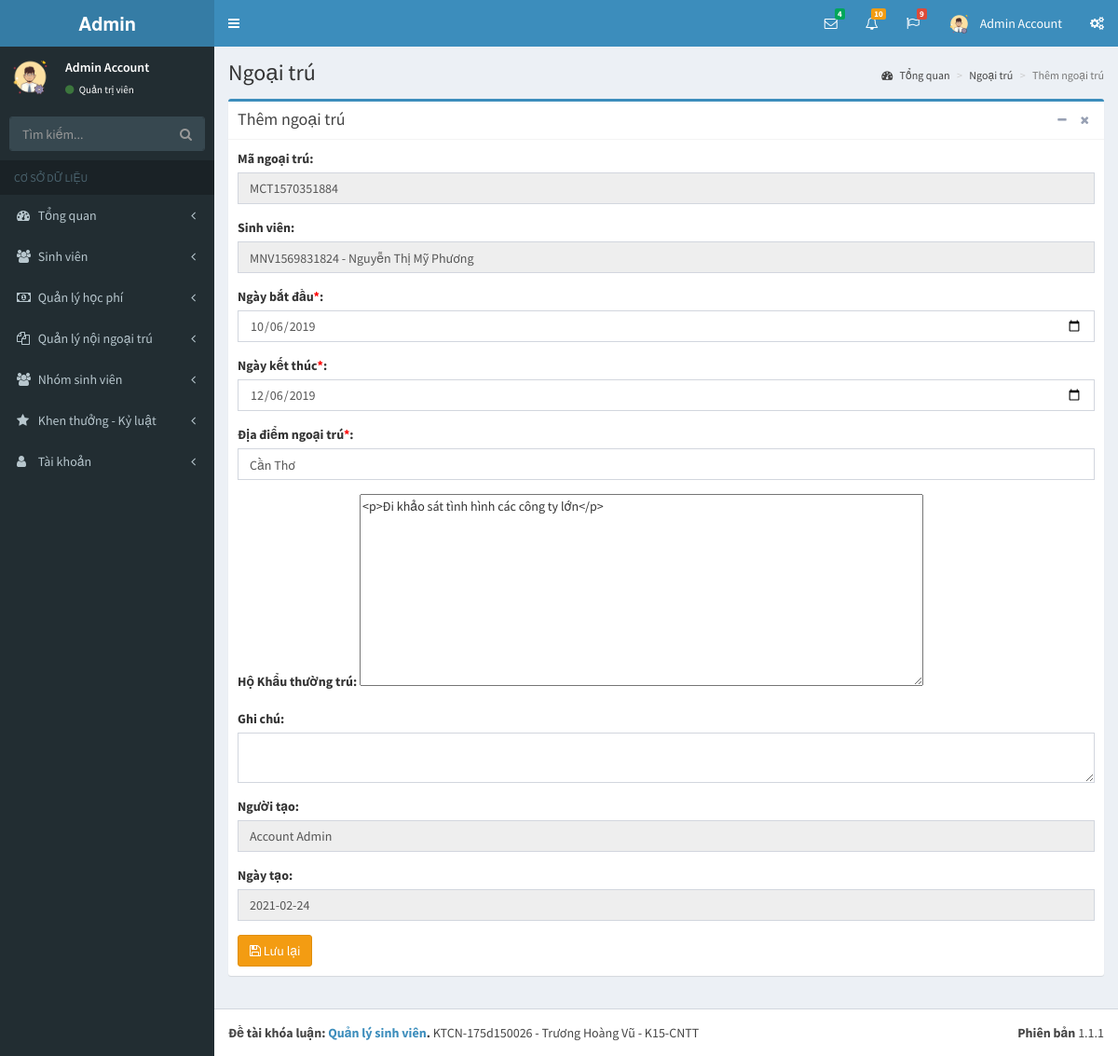
The app's page /pages/sua-ngoai-tru.php?id=1 (signed in) with its own data.
### tables this page shows
CREATE TABLE `tai_khoan` (
  `id` int(11) NOT NULL,
  `ho` varchar(50) NOT NULL,
  `ten` varchar(50) NOT NULL,
  `hinh_anh` varchar(50) NOT NULL,
  `email` varchar(50) NOT NULL,
  `mat_khau` varchar(50) NOT NULL,
  `so_dt` varchar(50) NOT NULL,
  `quyen` tinyint(1) NOT NULL,
  `trang_thai` tinyint(1) NOT NULL,
  `truy_cap` int(11) NOT NULL,
  `ngay_tao` datetime NOT NULL,
  `ngay_sua` datetime NOT NULL
);

CREATE TABLE `cong_tac` (
  `id` int(11) NOT NULL,
  `ma_cong_tac` varchar(255) NOT NULL,
  `nhanvien_id` int(11) NOT NULL,
  `ngay_bat_dau` date NOT NULL,
  `ngay_ket_thuc` date NOT NULL,
  `dia_diem` varchar(255) NOT NULL,
  `muc_dich` varchar(500) NOT NULL,
  `ghi_chu` varchar(500) NOT NULL,
  `nguoi_tao` varchar(255) NOT NULL,
  `ngay_tao` datetime NOT NULL,
  `nguoi_sua` varchar(255) NOT NULL,
  `ngay_sua` datetime NOT NULL
);

CREATE TABLE `nhanvien` (
  `id` int(11) NOT NULL,
  `ma_nv` varchar(50) NOT NULL,
  `hinh_anh` varchar(255) NOT NULL,
  `ten_nv` varchar(255) NOT NULL,
  `biet_danh` varchar(255) NOT NULL,
  `gioi_tinh` tinyint(1) NOT NULL,
  `ngay_sinh` date NOT NULL,
  `noi_sinh` varchar(255) NOT NULL,
  `hon_nhan_id` int(11) NOT NULL,
  `so_cmnd` varchar(50) NOT NULL,
  `noi_cap_cmnd` varchar(255) NOT NULL,
  `ngay_cap_cmnd` date NOT NULL,
  `nguyen_quan` varchar(255) NOT NULL,
  `quoc_tich_id` int(11) NOT NULL,
  `ton_giao_id` int(11) NOT NULL,
  `dan_toc_id` int(11) NOT NULL,
  `ho_khau` varchar(255) NOT NULL,
  `tam_tru` varchar(255) NOT NULL,
  `loai_nv_id` int(11) NOT NULL,
  `trinh_do_id` int(11) NOT NULL,
  `chuyen_mon_id` int(11) NOT NULL,
  `bang_cap_id` int(11) NOT NULL,
  `phong_ban_id` int(11) NOT NULL,
  `chuc_vu_id` int(11) NOT NULL,
  `trang_thai` tinyint(1) NOT NULL,
  `nguoi_tao_id` int(11) NOT NULL,
  `ngay_tao` datetime NOT NULL,
  `nguoi_sua_id` int(11) NOT NULL,
  `ngay_sua` datetime NOT NULL
);

### pages/sua-ngoai-tru.php (the view, shortened to what this page needs)
<?php
if(isset($_SESSION['username']) && isset($_SESSION['level']))
{
  include('../layouts/header.php');
  include('../layouts/topbar.php');
  include('../layouts/sidebar.php');
  if(isset($_GET['id']))
  {
    $id = $_GET['id'];
    $act = "SELECT ma_cong_tac, nv.id as idNhanVien, ma_nv, ten_nv, ngay_bat_dau, ngay_ket_thuc, dia_diem, muc_dich, ghi_chu FROM cong_tac ct, nhanvien nv WHERE ct.nhanvien_id = nv.id AND ct.id = $id";
    $resultAct = mysqli_query($conn, $act);
    $rowAct = mysqli_fetch_array($resultAct);
  }
?>
  <div class="content-wrapper">
    <section class="content-header">
      <h1>
        Ngoại trú
      </h1>
      <ol class="breadcrumb">
        <li><a href="index.php?p=index&a=statistic"><i class="fa fa-dashboard"></i> Tổng quan</a></li>
        <li><a href="ngoai-tru.php?p=collaborate&a=add-collaborate">Ngoại trú</a></li>
        <li class="active">Thêm ngoại trú</li>
      </ol>
    </section>
    <section class="content">
      <div class="row">
        <div class="col-xs-12">
          <div class="box box-primary">
            <div class="box-header with-border">
              <h3 class="box-title">Thêm ngoại trú</h3>
              <div class="box-tools pull-right">
                <button type="button" class="btn btn-box-tool" data-widget="collapse"><i class="fa fa-minus"></i></button>
                <button type="button" class="btn btn-box-tool" data-widget="remove"><i class="fa fa-remove"></i></button>
              </div>
            </div>
            <div class="box-body">
              <form action="" method="POST">
                <div class="row">
                  <div class="col-md-12">
                    <div class="form-group">
                      <label for="exampleInputEmail1">Mã ngoại trú: </label>
                      <input type="text" class="form-control" id="exampleInputEmail1" name="maCongTac" value="<?php echo $rowAct['ma_cong_tac']; ?>" readonly>
                    </div>
                    <div class="form-group">
                      <label for="exampleInputEmail1">Sinh viên: </label>
                      <input type="text" class="form-control" id="exampleInputEmail1" name="maNhanVien" value="<?php echo $rowAct['ma_nv']; ?> - <?php echo $rowAct['ten_nv']; ?>" readonly>
                    </div>
                    <div class="form-group">
                      <label for="exampleInputEmail1">Ngày bắt đầu<span style="color: red;">*</span>: </label>
                      <input type="date" class="form-control" id="exampleInputEmail1" name="ngayBatDau" value="<?php echo date_format(date_create($rowAct['ngay_bat_dau']), 'Y-m-d'); ?>">
                    </div>
                    <div class="form-group">
                      <label for="exampleInputEmail1">Ngày kết thúc<span style="color: red;">*</span>: </label>
                      <input type="date" class="form-control" id="exampleInputEmail1" name="ngayKetThuc" value="<?php echo date_format(date_create($rowAct['ngay_ket_thuc']), 'Y-m-d'); ?>">
                    </div>
                    <div class="form-group">
                      <label for="exampleInputEmail1">Địa điểm ngoại trú<span style="color: red;">*</span>: </label>
                      <input type="text" class="form-control" id="exampleInputEmail1" name="diaDiem" placeholder="Vui lòng nhập địa điểm" value="<?php echo $rowAct['dia_diem']; ?>">
                    </div>
                    <div class="form-group">
                      <label for="exampleInputEmail1">Hộ Khẩu thường trú: </label>
                      <textarea id="editor1" rows="10" cols="80" name="mucDich"><?php echo $rowAct['muc_dich']; ?>
                      </textarea>
                    </div>
                    <div class="form-group">
                      <label for="exampleInputEmail1">Ghi chú: </label>
                      <textarea id="editor" class="form-control" name="ghiChu"></textarea><?php echo $rowAct['ghi_chu']; ?>
                    </div>
                    <div class="form-group">
                      <label for="exampleInputEmail1">Người tạo: </label>
                      <input type="text" class="form-control" id="exampleInputEmail1" value="<?php echo $row_acc['ho']; ?> <?php echo $row_acc['ten']; ?>" name="nguoiTao" readonly>
                    </div>
                    <div class="form-group">
                      <label for="exampleInputEmail1">Ngày tạo: </label>
                      <input type="text" class="form-control" value="<?php echo date('Y-m-d'); ?>" name="ngayTao" readonly>
                    </div>
                    <?php
                      if($_SESSION['level'] == 1)
                        echo "<button type='submit' class='btn btn-warning' name='save'><i class='fa fa-save'></i> Lưu lại</button>";
                    ?>
                  </div>
                </div>
              </form>
            </div>
          </div>
        </div>
      </div>
    </section>
  </div>
<?php
  include('../layouts/footer.php');
}
else
{
  header('Location: dang-nhap.php');
}
?>

### layouts/topbar.php (shortened to what this page needs)
<body class="hold-transition skin-blue sidebar-mini">
<div class="wrapper">
  <header class="main-header">
    <a href="index.php?p=index&a=statistic" class="logo">
      <span class="logo-lg"><b>Admin</b></span>
    </a>
    <nav class="navbar navbar-static-top">
      <a href="#" class="sidebar-toggle" data-toggle="push-menu" role="button">
      </a>
      <div class="navbar-custom-menu">
        <ul class="nav navbar-nav">
          <li class="dropdown messages-menu">
            <a href="#" class="dropdown-toggle" data-toggle="dropdown">
              <i class="fa fa-envelope-o"></i>
              <span class="label label-success">4</span>
            </a>
          </li>
          <li class="dropdown notifications-menu">
            <a href="#" class="dropdown-toggle" data-toggle="dropdown">
              <i class="fa fa-bell-o"></i>
              <span class="label label-warning">10</span>
            </a>
          </li>
          <li class="dropdown tasks-menu">
            <a href="#" class="dropdown-toggle" data-toggle="dropdown">
              <i class="fa fa-flag-o"></i>
              <span class="label label-danger">9</span>
            </a>
          </li>
          <li class="dropdown user user-menu">
            <a href="#" class="dropdown-toggle" data-toggle="dropdown">
              <img src="../uploads/images/<?php echo $row_acc['hinh_anh']; ?>" class="user-image" alt="User Image">
              <span class="hidden-xs"><?php echo $row_acc['ten']; ?> <?php echo $row_acc['ho']; ?></span>
            </a>
          </li>
          <li>
            <a href="#" data-toggle="control-sidebar"><i class="fa fa-gears"></i></a>
          </li>
        </ul>
      </div>
    </nav>
  </header>

### layouts/sidebar.php (shortened to what this page needs)
<aside class="main-sidebar">
  <section class="sidebar">
    <div class="user-panel">
      <div class="pull-left image">
        <img src="../uploads/images/<?php echo $row_acc['hinh_anh']; ?>" class="img-circle" alt="User Image">
      </div>
      <div class="pull-left info">
        <p>
          <?php echo $row_acc['ten']; ?> <?php echo $row_acc['ho']; ?>
        </p>
        <a href="#"><i class="fa fa-circle text-success"></i>
          <?php
            if($row_acc['quyen'] == 1)
            {
              echo "Quản trị viên";
            }
            else
            {
              echo "Sinh viên";
            }
          ?>
        </a>
      </div>
    </div>
    <form action="#" method="get" class="sidebar-form">
      <div class="input-group">
        <input type="text" name="q" class="form-control" placeholder="Tìm kiếm...">
        <span class="input-group-btn">
              <button type="submit" name="search" id="search-btn" class="btn btn-flat"><i class="fa fa-search"></i>
              </button>
            </span>
      </div>
    </form>
    <ul class="sidebar-menu" data-widget="tree">
      <li class="header">CƠ SỞ DỮ LIỆU</li>
      <li class="<?php if($p == 'index') echo 'active'; ?> treeview">
        <a href="#">
          <i class="fa fa-dashboard"></i> <span>Tổng quan</span>
          <span class="pull-right-container">
            <i class="fa fa-angle-left pull-right"></i>
          </span>
        </a>
      </li>
      <li class="<?php if($p == 'staff') echo 'active'; ?> treeview">
        <a href="#">
          <i class="fa fa-users"></i>
          <span>Sinh viên</span>
          <span class="pull-right-container">
            <i class="fa fa-angle-left pull-right"></i>
          </span>
        </a>
      </li>
      <li class="<?php if($p == 'salary') echo 'active'; ?> treeview">
        <a href="#">
          <i class="fa fa-money"></i>
          <span>Quản lý học phí</span>
          <span class="pull-right-container">
            <i class="fa fa-angle-left pull-right"></i>
          </span>
        </a>
      </li>
      <li class="<?php if($p == 'collaborate') echo 'active'; ?> treeview">
        <a href="#">
          <i class="fa fa-files-o"></i>
          <span>Quản lý nội ngoại trú</span>
          <span class="pull-right-container">
            <i class="fa fa-angle-left pull-right"></i>
          </span>
        </a>
      </li>
      <li class="<?php if($p == 'group') echo 'active'; ?> treeview">
        <a href="#">
          <i class="fa fa-users"></i> <span>Nhóm sinh viên</span>
          <span class="pull-right-container">
            <i class="fa fa-angle-left pull-right"></i>
          </span>
        </a>
      </li>
      <li class="<?php if($p == 'bonus-discipline') echo 'active'; ?> treeview">
        <a href="#">
          <i class="fa fa-star"></i> <span>Khen thưởng - Kỷ luật</span>
          <span class="pull-right-container">
            <i class="fa fa-angle-left pull-right"></i>
          </span>
        </a>
      </li>
      <li class="<?php if($p == 'account') echo 'active'; ?> treeview">
        <a href="#">
          <i class="fa fa-user"></i> <span>Tài khoản</span>
          <span class="pull-right-container">
            <i class="fa fa-angle-left pull-right"></i>
          </span>
        </a>
      </li>
    </ul>
  </section>
</aside>

### records on screen
tai_khoan: hinh_anh (picture), ten "Admin", ho "Account", nguoiTao "Account Admin"
cong_tac: maCongTac "MCT1570351884", maNhanVien "MNV1569831824 - Nguyễn Thị Mỹ Phương", ngayBatDau "10/06/2019", ngayKetThuc "12/06/2019", diaDiem "Cần Thơ", mucDich "<p>Đi khảo sát tình hình các công ty lớn</p>"
